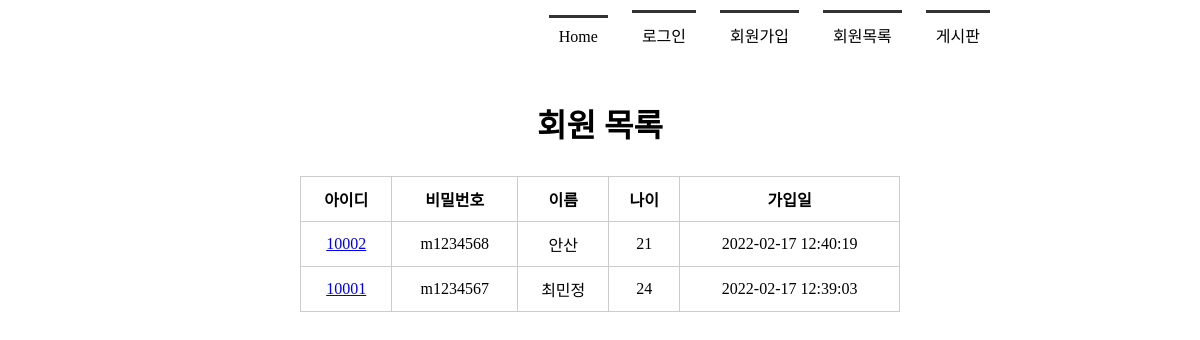
Before: /memberlist/ with the older database file.
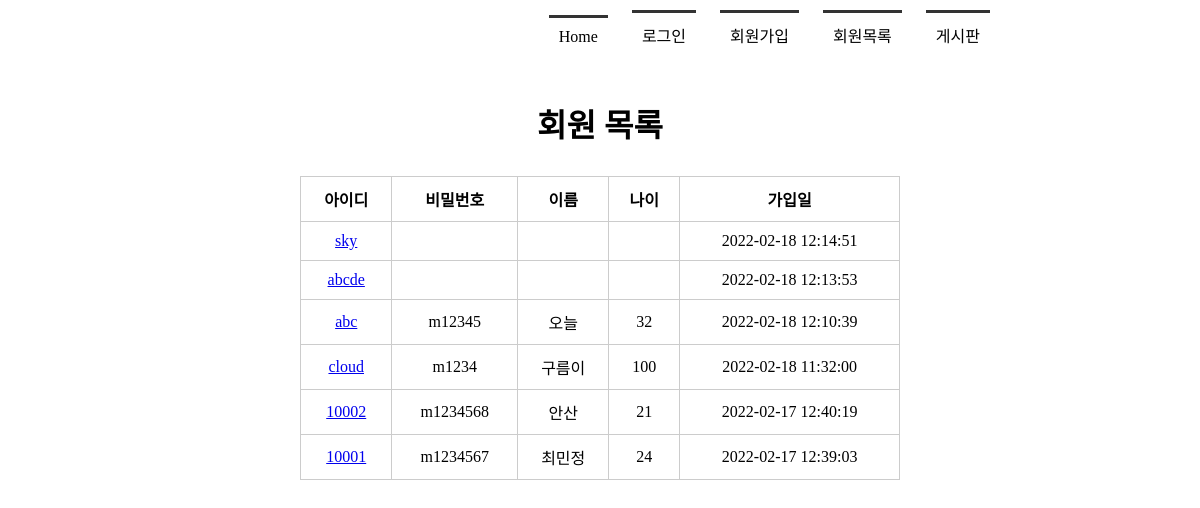
After: the same page with the newer database file.
### tables this page shows
CREATE TABLE member(
            mid char(5) PRIMARY KEY,
            passwd  char(8) NOT NULL,
            name    text NOT NULL,
            age integer,
            regDate timestamp date DEFAULT (datetime('now', 'localtime'))
        );

### app.py (the view)
@app.route('/memberlist/')
def memberlist():
    conn = getconn()
    cur = conn.cursor()
    sql = "SELECT * FROM member ORDER BY regDate DESC"
    cur.execute(sql)
    rs = cur.fetchall()
    conn.close()
    return render_template('memberlist.html', rs = rs)

### app.py (called while the page is built)
def getconn():
    conn = sqlite3.connect("./members.db")
    return conn

### templates/memberlist.html (shortened to what this page needs)
<!DOCTYPE html>
<html lang="en">
<head>
    <link rel="stylesheet" href="{{ url_for('static', filename='style.css')  }}">
</head>
<body>
    <div id="container">
        {% include 'navbar.html' %}
        <section>
            <h1>회원 목록</h1>
            <table>
                <tr>
                    <th>아이디</th><th>비밀번호</th><th>이름</th><th>나이</th><th>가입일</th>
                </tr>
                {% for i in rs %}
                <tr>
                    <td><a href="{{ url_for('member_view', id=i[0]) }}">{{ i[0] }}</a></td>
                    <td>{{ i[1] }}</td>
                    <td>{{ i[2] }}</td>
                    <td>{{ i[3] }}</td>
                    <td>{{ i[4] }}</td>
                </tr>
                {% endfor %}
            </table>
        </section>
    </div>
</body>
</html>

### templates/navbar.html
<header>
    <nav>
        <ul>
            <li><a href="{{ url_for('index') }}">Home</a></li>
            <li><a href="{{ url_for('login') }}">로그인</a></li>
            <li><a href="{{ url_for('register') }}">회원가입</a></li>
            <li><a href="{{ url_for('memberlist') }}">회원목록</a></li>
            <li><a href="#">게시판</a></li>
        </ul>
    </nav>
</header>

### static/style.css (style rules this page uses)
* { margin: 0; padding: 0; }
#container { width: 1000px; margin: 0 auto; }
header { height: 100px; }
nav ul { list-style: none; text-align: right; margin-right: 100px; }
nav ul li { display: inline-block; margin: 10px; border-top: 3px solid #333; padding: 10px; }
nav ul li a { text-decoration: none; color: #000; }
section { text-align: center; }
section h1 { font-size: 2em; margin-bottom: 30px; }
section table { width: 600px; margin:0 auto; border-collapse: collapse; }
section table, th, td { border: 1px solid #ccc; padding: 10px }

Changed rows visible on the page:
added member: mid "sky", regDate "2022-02-18 12:14:51"
added member: mid "abcde", regDate "2022-02-18 12:13:53"
added member: mid "abc", passwd "m12345", name "오늘", age "32", regDate "2022-02-18 12:10:39"
added member: mid "cloud", passwd "m1234", name "구름이", age "100", regDate "2022-02-18 11:32:00"
